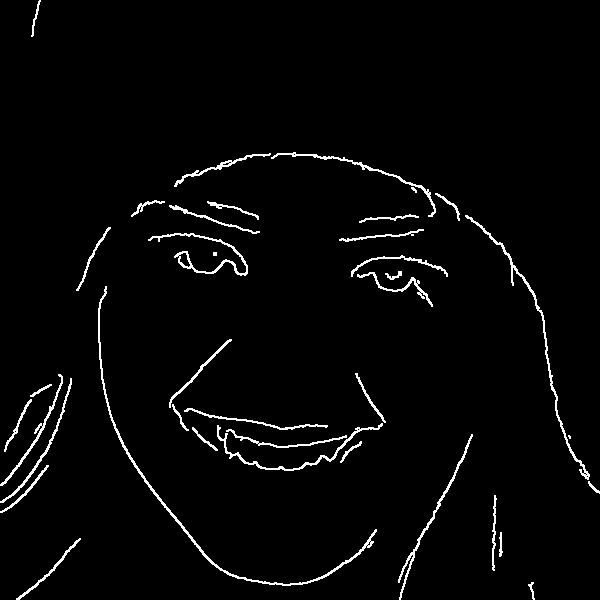
#> input picture Model/correct_sketch.jpg, 600 x 600 px; its folder holds only this picture in this run
$ python -i create_sketches.py   (imports and definitions only)
#> lines starting #> are read from the running program, lines starting #| are printed output that depends on the picture
#> further down, picture is the input picture: shape (600, 600, 3); min 0, max 255, mean 6.8
import cv2
import os
import glob

# Define paths
base_dir = os.path.dirname(os.path.dirname(os.path.abspath(__file__)))
processed_dataset = os.path.join(base_dir, "Dataset", "HumanFaces")
final_dataset = os.path.join(base_dir, "DataPreprocessing", "finaldataset")

# [8 lines left out: function create_directories, not called in this run]

def create_sketch(img):
    # Convert to grayscale
    gray = cv2.cvtColor(img, cv2.COLOR_BGR2GRAY)

    # Apply Bilateral Filter for edge-preserving smoothing
    smooth_gray = cv2.bilateralFilter(gray, 5, 60, 60)

    # Use Canny edge detection for thinner edges
    edges = cv2.Canny(smooth_gray, 50, 150)
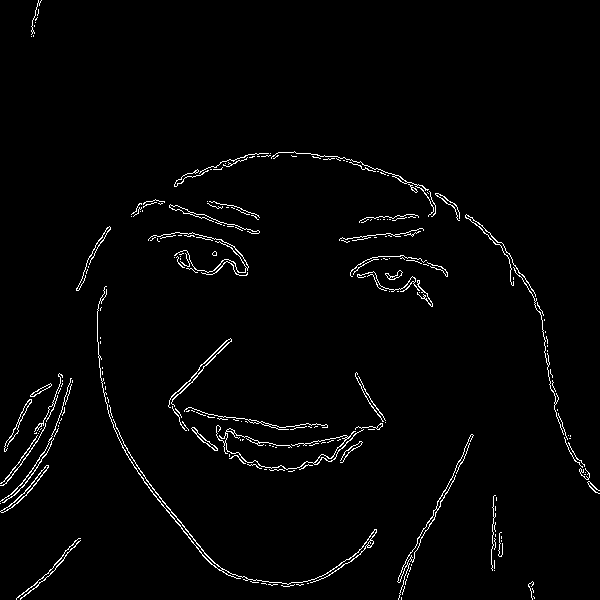
#> edges: shape (600, 600); 2.1% white in thin lines or dots

    # Invert colors for a sketch effect
    sketch = cv2.bitwise_not(edges)
#> sketch: shape (600, 600); 97.9% white; black in thin lines or dots

    # Apply a slight Gaussian Blur to soften pixelation
    sketch = cv2.GaussianBlur(sketch, (3, 3), 0)
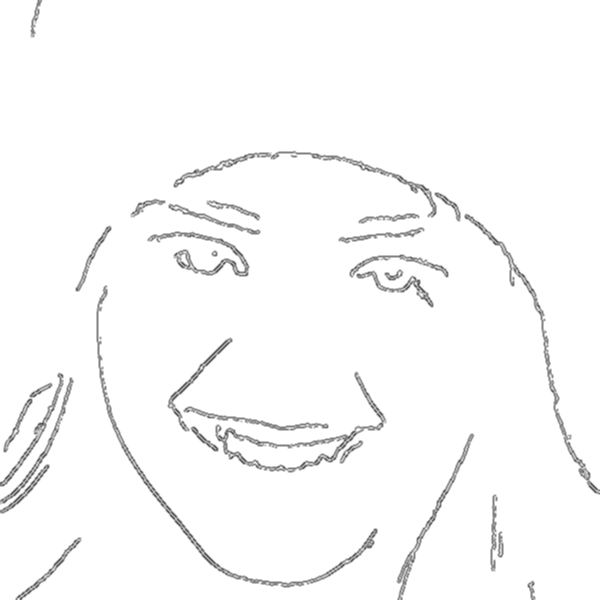
#> sketch: shape (600, 600); min 80, max 255, mean 249.7

    return sketch

# [42 lines left out: functions process_images, main, not called in this run]

# [2 lines not run here, left out]

>>> import cv2
>>> picture = cv2.imread('../Model/correct_sketch.jpg')
>>> result = create_sketch(picture)
